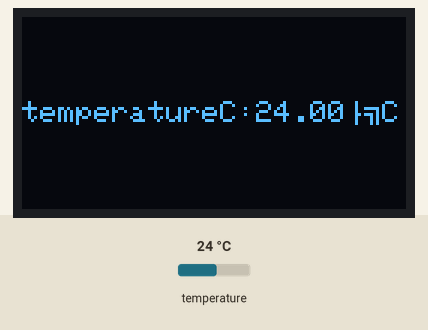
A program run on a simulated ESP32. Shown: 128×64 one-colour display. The inputs (shaded band) are chosen by the test bench; at power-on: temperature 24 °C. What the program prints to the serial monitor is not drawn.

Above: at 1.6 s.
1.7 s: temperature set to 12 °C
At 7.1 s:
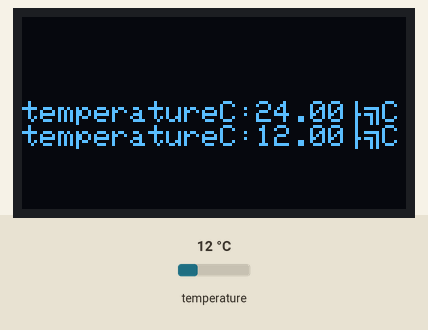
8.1 s: temperature set to 19 °C
At 12.8 s:
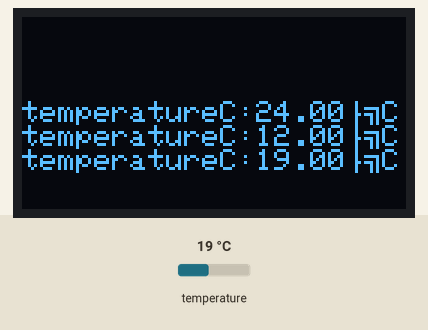
13.9 s: temperature set to 28 °C
At 19.7 s:
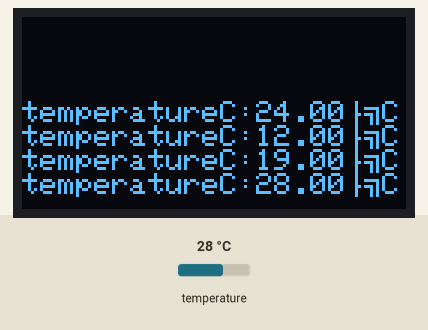
Timing chart, 0 to 21.2 s (numbered marks = the images above; inputs shaded):
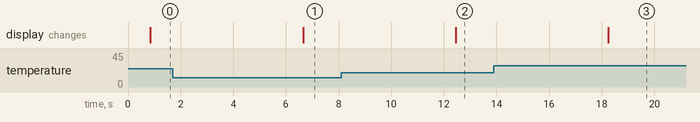

Measured:
- after the input at 1.7 s, the display: changes after 4.9 s (image 1)
- after the input at 8.1 s, the display: changes after 4.4 s (image 2)

The program:

main.cpp
```cpp
#include <Arduino.h>
#include <SPI.h>
#include <Wire.h>
#include <Adafruit_GFX.h>
#include <Adafruit_SSD1306.h>
#include <OneWire.h>
#include <DallasTemperature.h>

#define SCREEN_WIDTH 128
#define SCREEN_HEIGHT 64
Adafruit_SSD1306 display(SCREEN_WIDTH, SCREEN_HEIGHT, &Wire, -1);

// GPIO where the DS18B20 is connected to
const int oneWireBus = 23;

// Setup a oneWire instance to communicate with any OneWire devices
OneWire oneWire(oneWireBus);

// Pass our oneWire reference to Dallas Temperature sensor
DallasTemperature sensors(&oneWire);

void setup()
{
  // Start the Serial Monitor
  Serial.begin(115200);
  // Start the DS18B20 sensor
  sensors.begin();
  // initialize with the I2C addr 0x3C
  display.begin(SSD1306_SWITCHCAPVCC, 0x3C);

  // Clear the buffer.
  display.clearDisplay();

  // Display Text
  display.setTextSize(1);
  display.setTextColor(WHITE);
  display.setCursor(0, 28);
  // display.println("Circuit Schools");
  // display.display();
  // delay(2000);
  display.clearDisplay();
}

void loop()
{
  sensors.requestTemperatures();
  float temperatureC = sensors.getTempCByIndex(0);
  float temperatureF = sensors.getTempFByIndex(0);
  Serial.print(temperatureC);
  Serial.println("ºC");
  display.print("temperatureC:");
  display.print(temperatureC);
  display.println("ºC");
  display.display();
  Serial.print(temperatureF);
  Serial.println("ºF");
  delay(5000);
}
```
